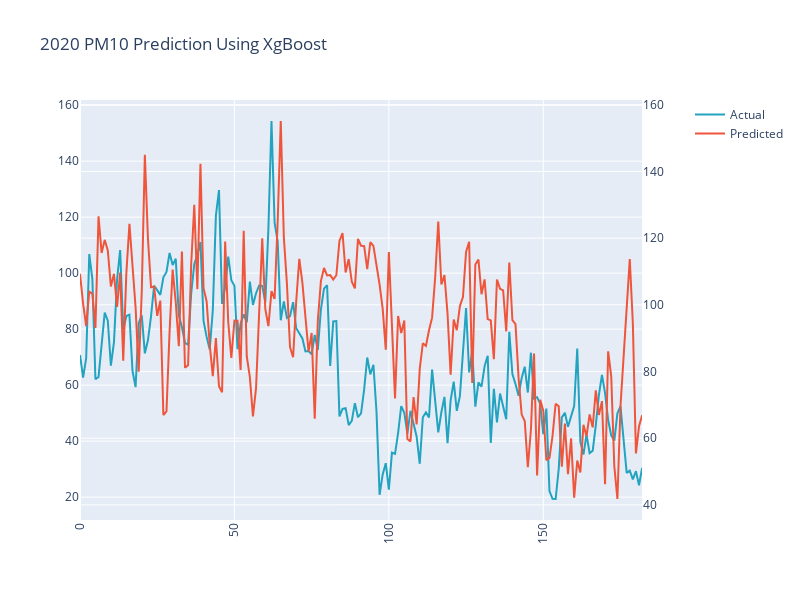

The notebook cell saved with this chart:
### Code cell
import plotly.graph_objects as go
from plotly.subplots import make_subplots

trace1 = go.Scatter(
   
    y=df_xg.iloc[:,-1],
    name="Actual",
    marker=dict(
        color='rgb(34,163,192)'
               )
)
trace2 = go.Scatter(
    y=df_xg.iloc[:,0],
    
    name='Predicted',
    yaxis='y2'

)
fig = make_subplots(specs=[[{"secondary_y": True}]])
fig.add_trace(trace1)
fig.add_trace(trace2,secondary_y=True)
fig['layout'].update(height = 600, width = 800, title = "2020 PM10 Prediction Using XgBoost",xaxis=dict(
      tickangle=-90
    ))
fig.show()

### Figure 1 — Plotly figure (JSON) as saved in the notebook; plotly's stock layout.template omitted (floating-point values rounded to 4 significant figures; data arrays with more than 128 entries replaced by an {"elided": "..."} marker saying what was removed)
{"data": [{"marker": {"color": "rgb(34,163,192)"}, "name": "Actual", "type": "scatter", "y": {"elided": "183 float values"}}, {"name": "Predicted", "type": "scatter", "xaxis": "x", "y": {"elided": "183 float values"}, "yaxis": "y2"}], "layout": {"height": 600, "title": {"text": "2020 PM10 Prediction Using XgBoost"}, "width": 800, "xaxis": {"anchor": "y", "domain": [0, 0.94], "tickangle": -90}, "yaxis": {"anchor": "x", "domain": [0, 1]}, "yaxis2": {"anchor": "x", "overlaying": "y", "side": "right"}}}
